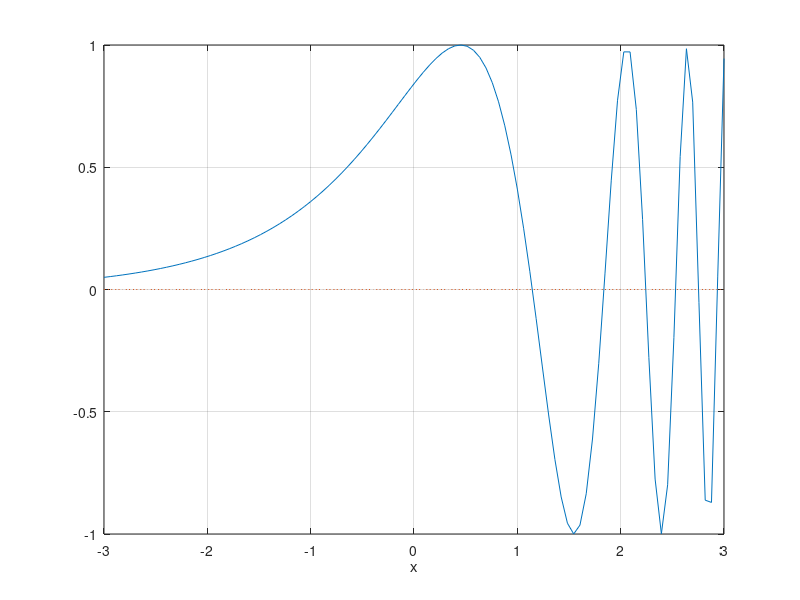

MATLAB code for this plot: (Note: this script raises an error after producing the figure.)
a=-3; b=3;
m=100; x=linspace(a,b,m);
f='sin(exp(x))';
title("sin(exp(x))")
plot(x,eval(f),x,0*x,':'); 
grid on 
xlabel('x');

z=ginput(1);
[zr,fr]=fzero(f,z(1))
hold on 
plot(zr,fr,'r*', z(1), z(2),'g*')
hold off

syms x

Eq = sin(exp(x))
a = solve(Eq)